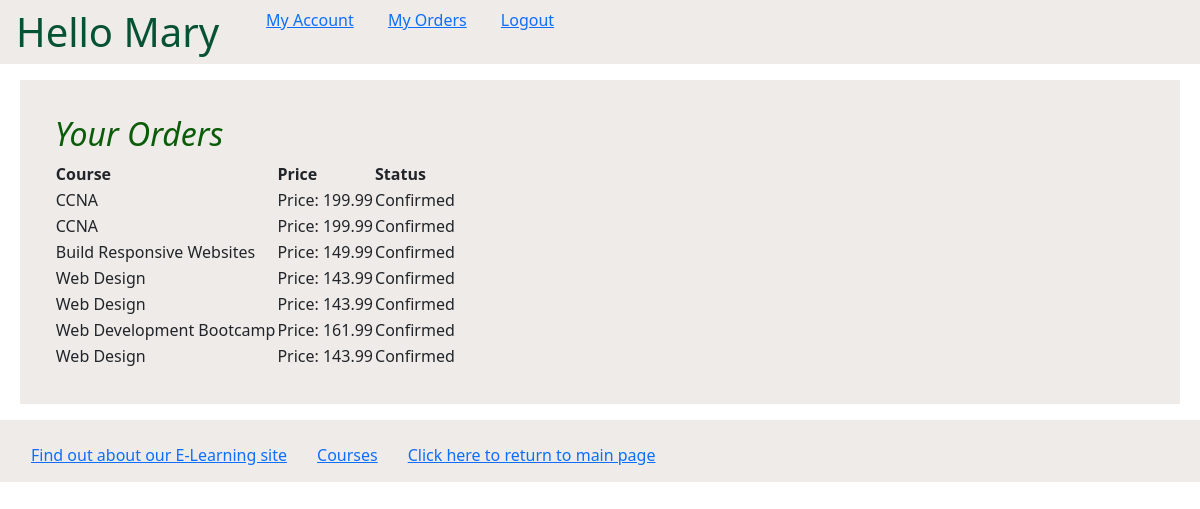
/myapp/myorders/ (signed in), run on an earlier commit of the app's database.
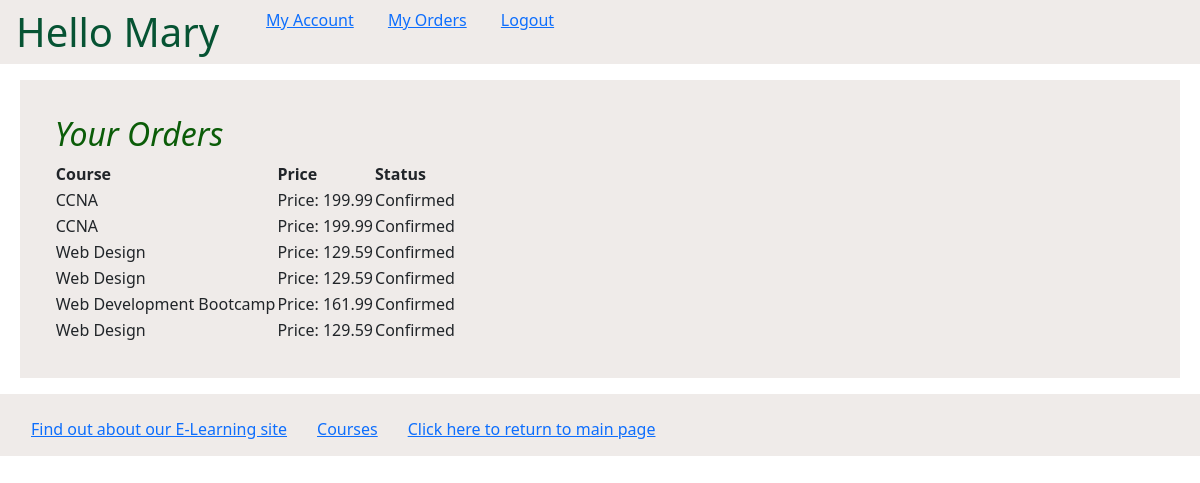
And on a later commit of the database.
### myapp/models.py (models this page shows, shortened)
class Order(models.Model):
    ORDER_CHOICES = [(0, 'Cancelled'), (1, 'Order Confirmed')]
    course = models.ForeignKey(Course, on_delete=models.CASCADE, )
    student = models.ForeignKey(Student, on_delete=models.CASCADE)
    levels = models.PositiveIntegerField()
    order_status = models.IntegerField(choices=ORDER_CHOICES, default=1)
    order_date = models.DateField(default=django.utils.timezone.now())

class Course(models.Model):
    topic = models.ForeignKey(Topic, related_name='courses', on_delete=models.CASCADE)
    name = models.CharField(max_length=200)
    price = models.DecimalField(max_digits=10, decimal_places=2, validators=[validateprice])
    for_everyone = models.BooleanField(default=True)
    description = models.TextField(max_length=300, null=True, blank=True)
    interested = models.PositiveIntegerField(default=0)
    stages = models.PositiveIntegerField(default=3)

### myapp/views.py (the view)
# urls.py: path(r'myorders/', views.myorders, name='myorders'),
@login_required
def myorders(request):
    students = Student.objects.filter(pk=request.user.id)
    if len(students) == 1:
        orders = Order.objects.all().filter(student_id=request.user.id)
        return render(request, 'myapp/myorders.html', {'student': students[0], 'orders': orders})
    else:
        return render(request, 'myapp/myorders.html')

### templates/myapp/myorders.html
{% extends 'myapp/base.html' %}
{% block body_block %}
    <div style="background-color: #efebe9; padding: 3%;">
{% if student %}
        {% if orders %}
            {% if orders|length > 0 %}
                <h2> Your Orders</h2>
                <table>
                    <thead>
                        <tr>
                          <th scope="col">Course</th>
                          <th scope="col">Price</th>
                          <th scope="col">Status</th>
                        </tr>
                    </thead>
                    <tbody>
                    {% for order in orders %}
                        <tr>
                        <td>{{ order.course.name }}</td>
                        <td>Price: {{ order.course.price }}</td>
                        {% if order.order_status == 1 %}
                            <td>Confirmed </td>
                        {% else %}
                            <td>Cancelled </td>
                        {% endif %}
                        </tr>
                    {% endfor %}
                    </tbody>
                </table>
                {% endif %}
            {% else %}
                <div class="mx-3 lead"><strong>No Order Placed</strong></div>
        {% endif %}
    {% else %}
        <strong> You are not a registered student!!</strong>
    {% endif %}
    </div>
{% endblock %}

What changed in the data, as far as the page shows it:
removed Order: course.name "Build Responsive Websites", course.price "149.99", order_status "Confirmed"
changed through a linked row, Order (number 3 of 6 on the later page): course.price "143.99" → "129.59"
changed through a linked row, Order (number 4 of 6 on the later page): course.price "143.99" → "129.59"
changed through a linked row, Order (number 6 of 6 on the later page): course.price "143.99" → "129.59"
